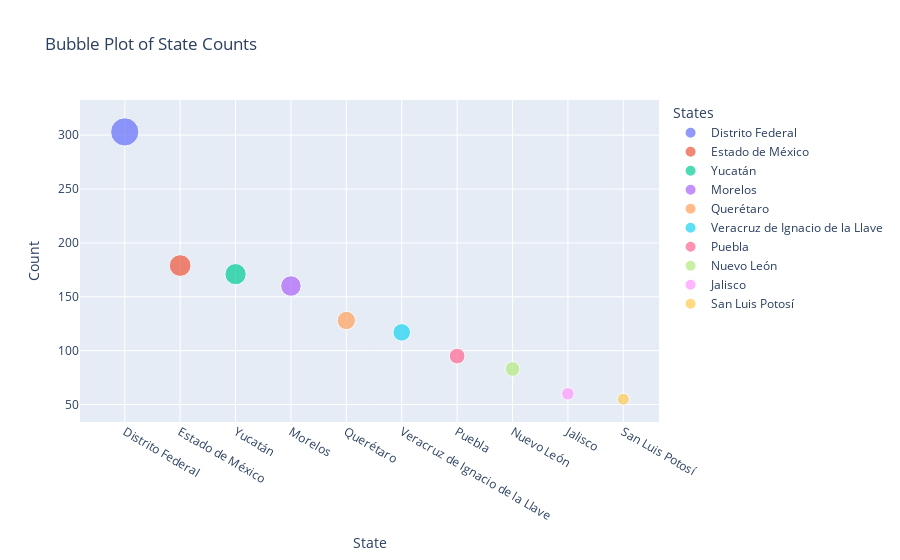

Notebook code cell kept with this figure:
### Code cell
# Calculate value counts
value_counts = df['state'].value_counts().head(10)

# Show the plot
fig = px.scatter(x=value_counts.index, 
                 y=value_counts.values, 
                 size=value_counts.values, 
                 color=value_counts.index,  
                 title='Bubble Plot of State Counts',
                 labels={'x': 'State', 'y': 'Count'})

fig.update_layout(legend_title='States')
fig.show()

### Figure 1 — Plotly figure (JSON) as saved in the notebook; plotly's stock layout.template omitted (floating-point values rounded to 4 significant figures)
{"data": [{"hovertemplate": "color=Distrito Federal<br>State=%{x}<br>Count=%{y}<br>size=%{marker.size}<extra></extra>", "legendgroup": "Distrito Federal", "marker": {"color": "#636efa", "size": [303], "sizemode": "area", "sizeref": 0.7575, "symbol": "circle"}, "mode": "markers", "name": "Distrito Federal", "orientation": "v", "showlegend": true, "type": "scatter", "x": ["Distrito Federal"], "xaxis": "x", "y": [303], "yaxis": "y"}, {"hovertemplate": "color=Estado de México<br>State=%{x}<br>Count=%{y}<br>size=%{marker.size}<extra></extra>", "legendgroup": "Estado de México", "marker": {"color": "#EF553B", "size": [179], "sizemode": "area", "sizeref": 0.7575, "symbol": "circle"}, "mode": "markers", "name": "Estado de México", "orientation": "v", "showlegend": true, "type": "scatter", "x": ["Estado de México"], "xaxis": "x", "y": [179], "yaxis": "y"}, {"hovertemplate": "color=Yucatán<br>State=%{x}<br>Count=%{y}<br>size=%{marker.size}<extra></extra>", "legendgroup": "Yucatán", "marker": {"color": "#00cc96", "size": [171], "sizemode": "area", "sizeref": 0.7575, "symbol": "circle"}, "mode": "markers", "name": "Yucatán", "orientation": "v", "showlegend": true, "type": "scatter", "x": ["Yucatán"], "xaxis": "x", "y": [171], "yaxis": "y"}, {"hovertemplate": "color=Morelos<br>State=%{x}<br>Count=%{y}<br>size=%{marker.size}<extra></extra>", "legendgroup": "Morelos", "marker": {"color": "#ab63fa", "size": [160], "sizemode": "area", "sizeref": 0.7575, "symbol": "circle"}, "mode": "markers", "name": "Morelos", "orientation": "v", "showlegend": true, "type": "scatter", "x": ["Morelos"], "xaxis": "x", "y": [160], "yaxis": "y"}, {"hovertemplate": "color=Querétaro<br>State=%{x}<br>Count=%{y}<br>size=%{marker.size}<extra></extra>", "legendgroup": "Querétaro", "marker": {"color": "#FFA15A", "size": [128], "sizemode": "area", "sizeref": 0.7575, "symbol": "circle"}, "mode": "markers", "name": "Querétaro", "orientation": "v", "showlegend": true, "type": "scatter", "x": ["Querétaro"], "xaxis": "x", "y": [128], "yaxis": "y"}, {"hovertemplate": "color=Veracruz de Ignacio de la Llave<br>State=%{x}<br>Count=%{y}<br>size=%{marker.size}<extra></extra>", "legendgroup": "Veracruz de Ignacio de la Llave", "marker": {"color": "#19d3f3", "size": [117], "sizemode": "area", "sizeref": 0.7575, "symbol": "circle"}, "mode": "markers", "name": "Veracruz de Ignacio de la Llave", "orientation": "v", "showlegend": true, "type": "scatter", "x": ["Veracruz de Ignacio de la Llave"], "xaxis": "x", "y": [117], "yaxis": "y"}, {"hovertemplate": "color=Puebla<br>State=%{x}<br>Count=%{y}<br>size=%{marker.size}<extra></extra>", "legendgroup": "Puebla", "marker": {"color": "#FF6692", "size": [95], "sizemode": "area", "sizeref": 0.7575, "symbol": "circle"}, "mode": "markers", "name": "Puebla", "orientation": "v", "showlegend": true, "type": "scatter", "x": ["Puebla"], "xaxis": "x", "y": [95], "yaxis": "y"}, {"hovertemplate": "color=Nuevo León<br>State=%{x}<br>Count=%{y}<br>size=%{marker.size}<extra></extra>", "legendgroup": "Nuevo León", "marker": {"color": "#B6E880", "size": [83], "sizemode": "area", "sizeref": 0.7575, "symbol": "circle"}, "mode": "markers", "name": "Nuevo León", "orientation": "v", "showlegend": true, "type": "scatter", "x": ["Nuevo León"], "xaxis": "x", "y": [83], "yaxis": "y"}, {"hovertemplate": "color=Jalisco<br>State=%{x}<br>Count=%{y}<br>size=%{marker.size}<extra></extra>", "legendgroup": "Jalisco", "marker": {"color": "#FF97FF", "size": [60], "sizemode": "area", "sizeref": 0.7575, "symbol": "circle"}, "mode": "markers", "name": "Jalisco", "orientation": "v", "showlegend": true, "type": "scatter", "x": ["Jalisco"], "xaxis": "x", "y": [60], "yaxis": "y"}, {"hovertemplate": "color=San Luis Potosí<br>State=%{x}<br>Count=%{y}<br>size=%{marker.size}<extra></extra>", "legendgroup": "San Luis Potosí", "marker": {"color": "#FECB52", "size": [55], "sizemode": "area", "sizeref": 0.7575, "symbol": "circle"}, "mode": "markers", "name": "San Luis Potosí", "orientation": "v", "showlegend": true, "type": "scatter", "x": ["San Luis Potosí"], "xaxis": "x", "y": [55], "yaxis": "y"}], "layout": {"legend": {"itemsizing": "constant", "title": {"text": "States"}, "tracegroupgap": 0}, "title": {"text": "Bubble Plot of State Counts"}, "xaxis": {"anchor": "y", "domain": [0, 1], "title": {"text": "State"}}, "yaxis": {"anchor": "x", "domain": [0, 1], "title": {"text": "Count"}}}}
